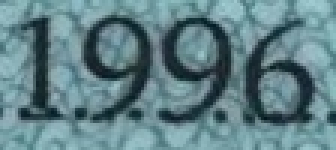
#> input picture images/10.jpg, 112 x 50 px (shown 3 times larger); its folder holds only this picture in this run
$ python image2text.py
#> lines starting #> are read from the running program, lines starting #| are printed output that depends on the picture; after the words box and inside, x2 and y2 are one past the last pixel; in counts of white or black regions, pixels touching at a corner belong together
#> further down, imread is the input picture: shape (50, 112, 3); mean B, G, R 135.3, 129, 96.9
import os
import cv2
import glob
import tqdm
import argparse
from skimage.filters import threshold_local
import pytesseract
import numpy as np
import random

def check_exist(path):
	try:
		if not os.path.exists(path):
			os.mkdir(path)
	except Exception:
		raise ("please check your folder again")
		pass

def median_filter(data, filter_size):
    temp = []
    indexer = filter_size // 2
    data_final = []
    data_final = np.zeros((len(data),len(data[0])))
    for i in range(len(data)):

        for j in range(len(data[0])):

            for z in range(filter_size):
                if i + z - indexer < 0 or i + z - indexer > len(data) - 1:
                    for c in range(filter_size):
                        temp.append(0)
                else:
                    if j + z - indexer < 0 or j + indexer > len(data[0]) - 1:
                        temp.append(0)
                    else:
                        for k in range(filter_size):
                            temp.append(data[i + z - indexer][j + k - indexer])

            temp.sort()
            data_final[i][j] = temp[len(temp) // 2]
            temp = []
    return data_final


def extract_text_from_image(image, binary_mode = False, lang='vie'):
	# Convert the warped image to grayscale, then threshold it
	# to give it that 'black and white' paper effect
#> called with binary_mode = True, lang = 'vie'
	if binary_mode:
		_input = cv2.cvtColor(image, cv2.COLOR_BGR2GRAY)
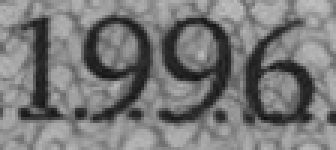
#> _input: shape (50, 112) (shown 3 times larger); min 16, max 192, mean 120.1
		kernel3 = np.ones((3, 3), np.uint8)
		kernel5 = np.ones((5, 5), np.uint8)
		kernel7 = np.ones((7, 7), np.uint8)

		# [6 lines of commented-out code are left out]
		_input = cv2.threshold(_input, 0, 255, cv2.THRESH_TRUNC + cv2.THRESH_OTSU)[1]
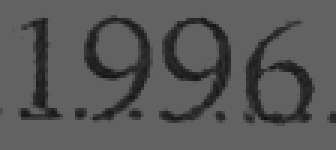
#> _input: shape (50, 112) (shown 3 times larger); min 16, max 98, mean 87
		T = threshold_local(_input, 11, offset=10, method="gaussian")
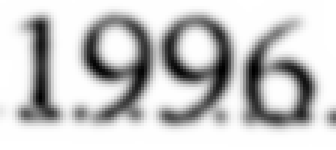
#> T: shape (50, 112) float64 (shown 3 times larger); min 36.22, max 88, mean 77; drawn with min black and max white
		_input = (_input > T).astype("uint8") * 255
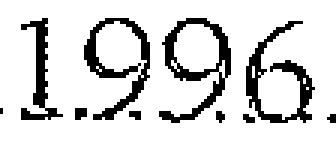
#> _input: shape (50, 112) (shown 3 times larger); 84.2% white; black in thin lines or dots, all inside (x1, y1, x2, y2) = (0, 6, 112, 41)
		# [12 lines of commented-out code are left out]


		cv2.imwrite("/home/minhpv/Desktop/pre_processing_text/%s.jpg" %(str(random.randint(1,100000000))), _input)
	else:
		_input = image

	config = '-l {lang}'.format(lang=lang)
	# cv2.imshow("g", _input)
	# cv2.waitKey(0)
#> (the run stopped early here; a loop or call above may not have finished)

$ run again, on images/11.jpg
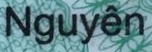
#> input picture images/11.jpg, 152 x 52 px
#> imread is the input picture: shape (52, 152, 3); mean B, G, R 135.9, 130.6, 94.6
#> in extract_text_from_image, `_input = (_input > T).astype("uint8") * 255`:
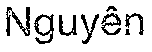
#> _input: shape (52, 152); 84.9% white; black in thin lines or dots, all inside (x1, y1, x2, y2) = (6, 6, 144, 44)
